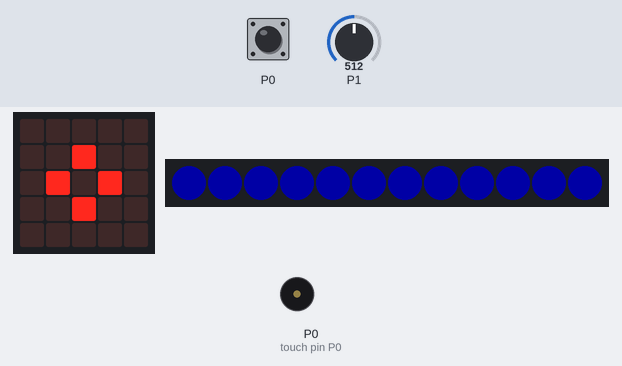
Bench run of a program on a simulated BBC micro:bit (MakeCode). On the bench: the board's 5×5 LED display, 12 RGB LEDs in strip order, left to right, buzzer (waves = sounding). The inputs (shaded band) are chosen by the test bench; at power-on: P1 = 512 (analog values on the 0–1023 scale). Dim RGB values are drawn brighter than linear.

Above: at 1.2 s.
1.3 s: P1 set to 363
3.1 s: P1 set to 337
At 8.1 s:
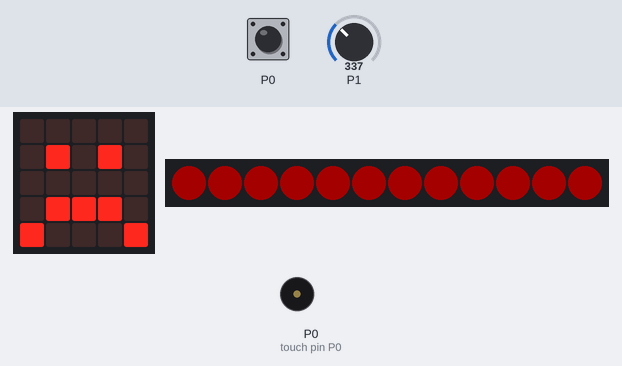
8.8 s: touch pin P0 pressed for 0.15 s
At 9.24 s:
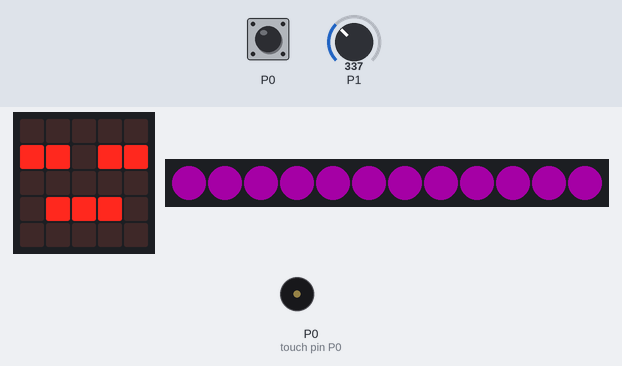
9.5 s: touch pin P0 pressed for 0.15 s
At 9.89 s:
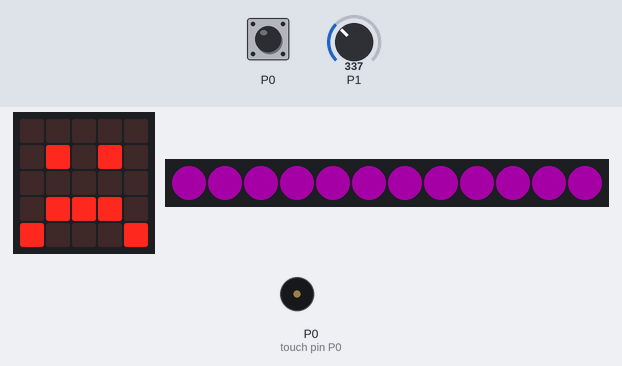
10.2 s: P1 set to 360
At 11.8 s:
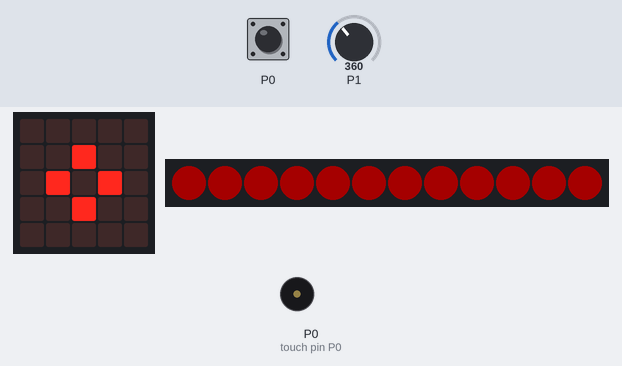
13.4 s: touch pin P0 pressed for 0.15 s
At 13.61 s:
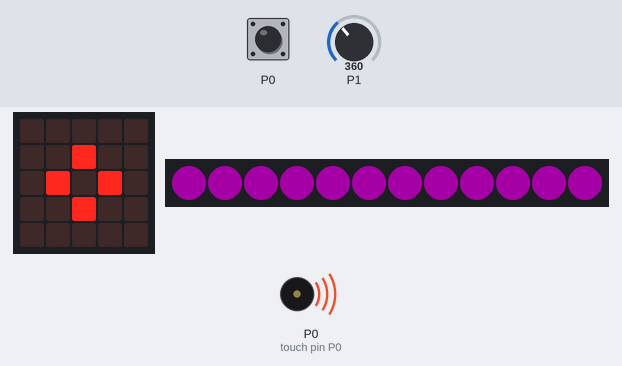
Timing chart, 0 to 16.3 s (numbered marks = the images above; inputs shaded):
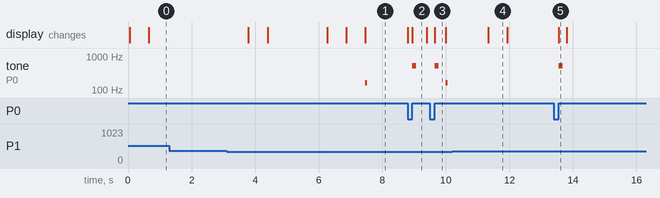

The program:

main.ts
```typescript
let felicidade = 6
let agua = 0

// Inicializa neopixels com segurança
let np = neopixel.create(DigitalPin.P2, 12, NeoPixelMode.RGB)
np.setBrightness(40)

music.setVolume(150)

// Função segura para atualizar neopixels
function corNeopixel(cor: number) {
    np.showColor(cor)
}

// Carinho — toque no P0
input.onPinPressed(TouchPin.P0, function () {
    felicidade += 2
    if (felicidade > 10) felicidade = 10

    corNeopixel(neopixel.colors(NeoPixelColors.Purple))
    music.playTone(523, music.beat(BeatFraction.Quarter))
    basic.pause(200)
})

// Loop Principal
basic.forever(function () {
    // Lê água com suavização
    agua = pins.analogReadPin(AnalogPin.P1)
    basic.pause(50)

    // Normaliza valores estranhos
    if (agua < 0) agua = 0
    if (agua > 1023) agua = 1023

    // Se água baixa (< 350)
    if (agua < 350) {
        felicidade -= 1
        if (felicidade < 0) felicidade = 0

        basic.showIcon(IconNames.Asleep)
        corNeopixel(neopixel.colors(NeoPixelColors.Blue))
    } else {
        // Água boa → inclui aumento suave
        felicidade += 1
        if (felicidade > 10) felicidade = 10
    }

    // CONTROLADOR DE HUMOR
    if (felicidade > 7) {
        // Feliz
        basic.showIcon(IconNames.Happy)
        corNeopixel(neopixel.colors(NeoPixelColors.Green))
    } else if (felicidade > 3) {
        // Normal
        basic.showIcon(IconNames.SmallDiamond)
        corNeopixel(neopixel.colors(NeoPixelColors.Blue))
    } else {
        // Triste
        basic.showIcon(IconNames.Sad)
        corNeopixel(neopixel.colors(NeoPixelColors.Red))
        music.playTone(165, music.beat(BeatFraction.Eighth))
    }

    // Descanso
    basic.pause(1200)

    // Decaimento suave do humor
    felicidade -= 1
    if (felicidade < 0) felicidade = 0
})
```

test.ts
```typescript
// os teses vão aqui; isto não será compilado quando este pacote for usado como extensão.
```

Measured:
- the behaviour switches between 350 and 349 on P1 (found by bisection; images 0 and 1)
- after the input at 1.3 s, every drawn part: stays the same
- after the input at 3.1 s, tone on P0 (touch pin P0): silent → 165 Hz after 4.4 s, → silent 0.06 s later; the display: first changes after 0.69 s (image 1 shows a later state)
- after the input at 8.8 s, tone on P0 (touch pin P0): silent → 523 Hz after 0.15 s, → silent 0.13 s later
- after the input at 10.2 s, tone on P0 (touch pin P0): stays silent (without the input it goes to 165 Hz after 2.3 s); the display: changes after 1.1 s (image 4)
- after the input at 13.4 s, tone on P0 (touch pin P0): silent → 523 Hz after 0.15 s, → silent 0.13 s later
- what the display in image 2 shows lasts 0.4 s, from 9.0 s to 9.4 s
- what the display in image 4 shows lasts 0.6 s, from 11.3 s to 11.9 s
